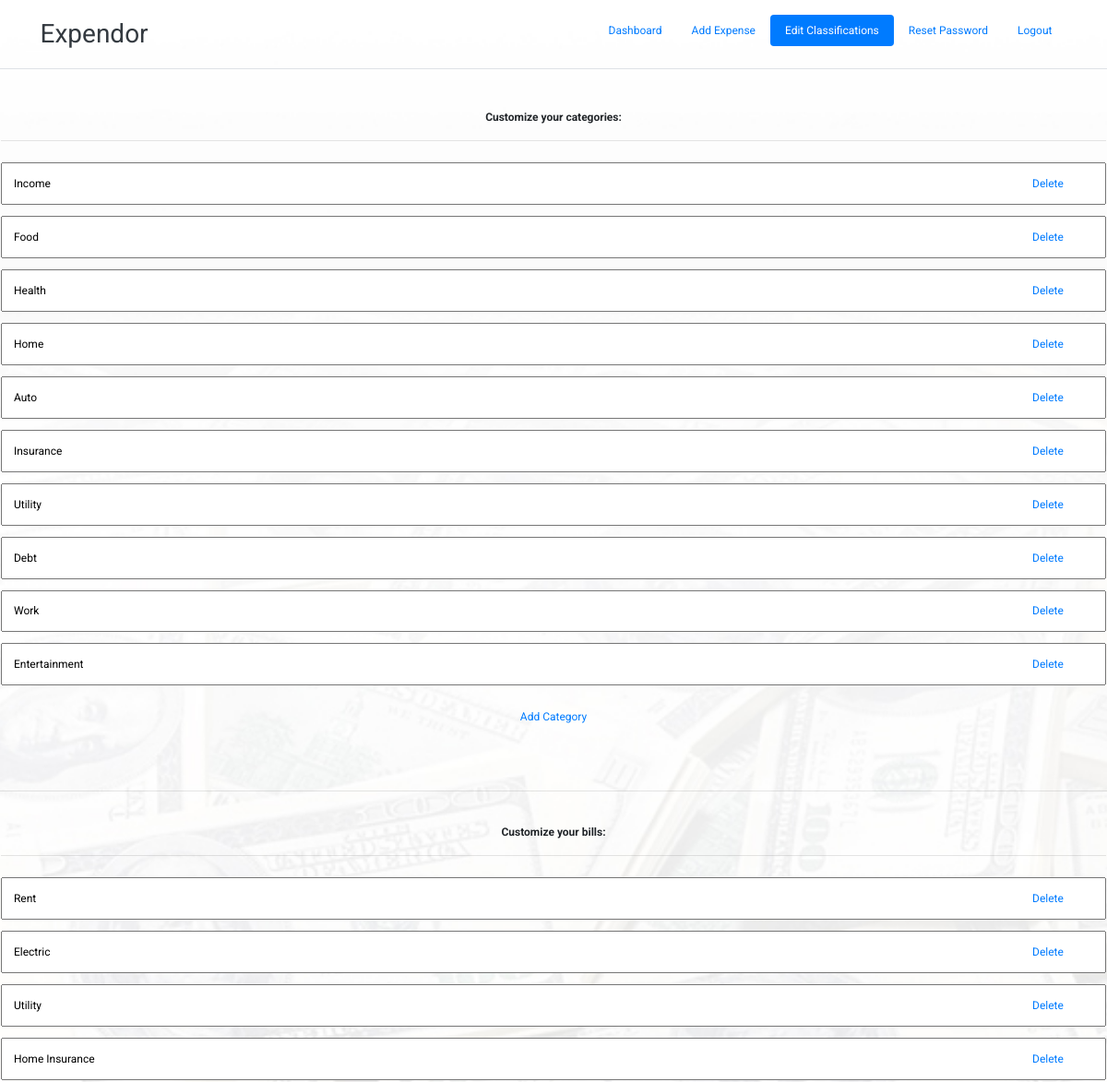
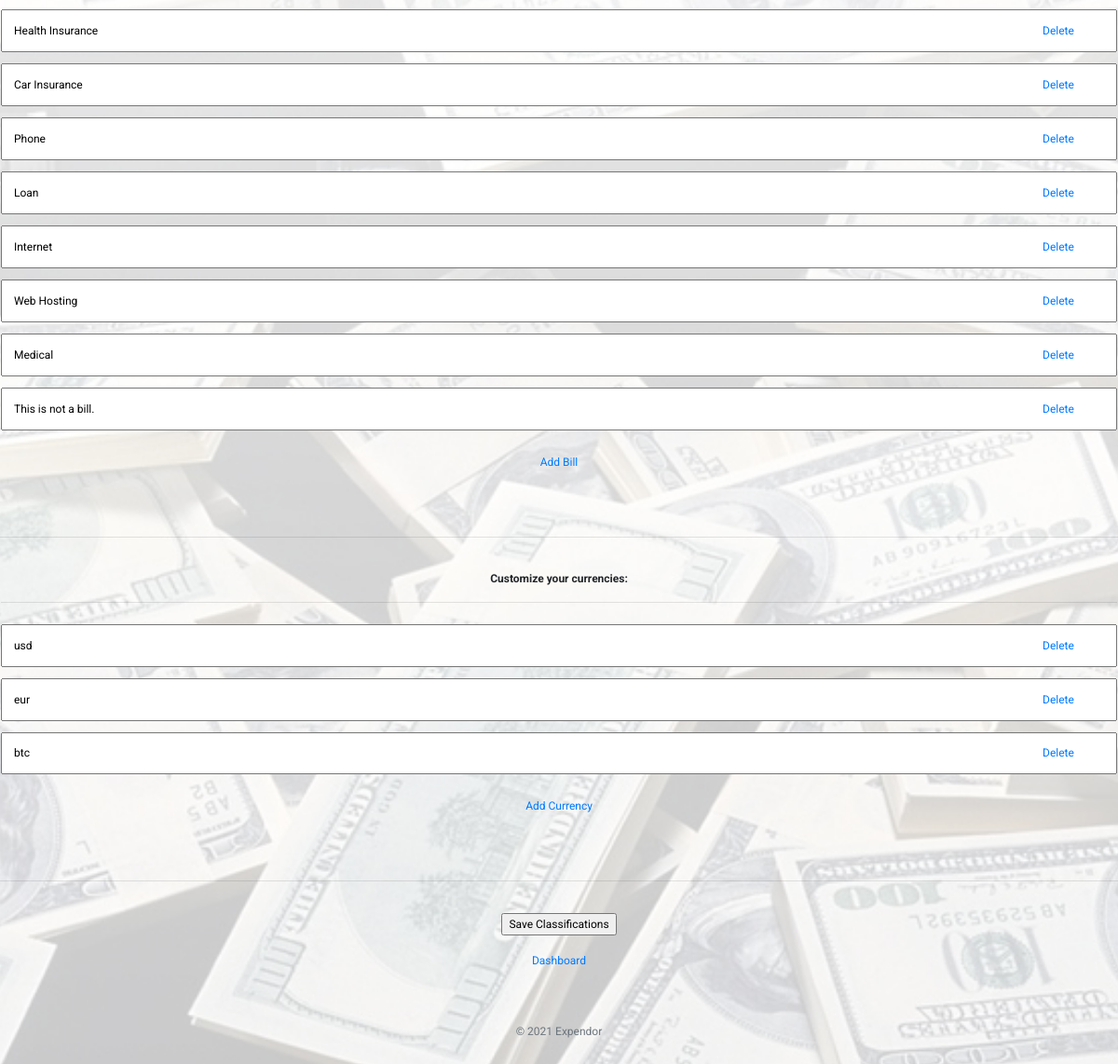
/custom/index.php (signed in), run on the app's committed database (2 pictures, top to bottom).
### tables this page shows
CREATE TABLE IF NOT EXISTS `users` (
  `id` int(11) NOT NULL AUTO_INCREMENT,
  `username` text NOT NULL,
  `password` text NOT NULL,
  `created_at` datetime NOT NULL DEFAULT CURRENT_TIMESTAMP,
  `categories` text NOT NULL,
  `bills` text NOT NULL,
  `currencies` text NOT NULL,
  PRIMARY KEY (`id`)
);

### custom/index.php (the view, shortened to what this page needs)
<?php
if(!isset($_SESSION["loggedin"]) || $_SESSION["loggedin"] !== true){
    header("location: ../login/");
    exit;
} else {
	$username = $_SESSION["username"];
}
?>
<!doctype html>
<html>
<head>
<link href="../style.css" rel="stylesheet" />
<link rel="stylesheet" href="https://stackpath.bootstrapcdn.com/bootstrap/4.5.2/css/bootstrap.min.css" />
</head>
<body>
<header class="d-flex flex-wrap justify-content-center py-3 mb-4 border-bottom">
<a href="http://localhost/expendor/" class="d-flex align-items-center mb-3 mb-md-0 me-md-auto text-dark text-decoration-none">
<span class="fs-4">Expendor</span>
</a>
<ul class="nav nav-pills">
<li class="nav-item"><a href="http://localhost/expendor/dashboard/" class="nav-link">Dashboard</a></li>
<li class="nav-item"><a href="http://localhost/expendor/add/" class="nav-link">Add Expense</a></li>
<li class="nav-item"><a href="http://localhost/expendor/custom/" class="nav-link active" aria-current="page">Edit Classifications</a></li>
<li class="nav-item"><a href="http://localhost/expendor/reset/" class="nav-link">Reset Password</a></li>
<li class="nav-item"><a href="http://localhost/expendor/logout/" class="nav-link">Logout</a></li>
</ul>
</header>
<?php
include('../header.php');
$sql = "SELECT * FROM `users` WHERE `username` = '$username'";
$result = mysqli_query($conn, $sql);
$row = mysqli_fetch_assoc($result);
$categories = explode (",", $row['categories']);
$bills = explode (",", $row['bills']);
$currencies = explode (",", $row['currencies']);
echo '<form action=' . htmlspecialchars($_SERVER["PHP_SELF"]) . ' method="post">';
echo '<table class="custom categories" align="center">';
echo '<tr><td><center><strong>Customize your categories:</strong></center><hr/></td></tr>';
foreach($categories as $key => $value):
echo '<tr><td><input type="text" name="categories[]" value="'.$value.'" /> <a class="delete" href="#">Delete</a></td></tr>';
endforeach;
echo '<tr><td><br/><a class="addCat" href="#">Add Category</a><br/><br/><br/></td></tr>';
echo '</table><br/><hr/><br/>';
echo '<table class="custom bills" align="center">';
echo '<tr><td><center><strong>Customize your bills:</strong></center><hr/></td></tr>';
foreach($bills as $key => $value):
echo '<tr><td><input type="text" name="bills[]" value="'.$value.'" /> <a class="delete" href="#">Delete</a></td></tr>';
endforeach;
echo '<tr><td><br/><a class="addBill" href="#">Add Bill</a><br/><br/><br/></td></tr>';
echo '</table><br/><hr/><br/>';
echo '<table class="custom currencies" align="center">';
echo '<tr><td><center><strong>Customize your currencies:</strong></center><hr/></td></tr>';
foreach($currencies as $key => $value):
echo '<tr><td><input type="text" name="currencies[]" value="'.$value.'" /> <a class="delete" href="#">Delete</a></td></tr>';
endforeach;
echo '<tr><td><br/><a class="addCurrency" href="#">Add Currency</a><br/><br/><br/></td></tr>';
echo '</table><br/><hr/><br/>';
echo '<center><input type="submit" value="Save Classifications" /></center></form>';
echo '<br/>';
echo '<center><a href="../dashboard/">Dashboard</a></center>';
include('../footer.php');
?>
<footer class="py-3 my-4">
    <p class="text-center text-muted">&copy; 2021 Expendor</p>
</footer>
</body>
</html>

### header.php (shortened to what this page needs)
<?php
echo '<br/>';
?>

### footer.php (shortened to what this page needs)
<?php
echo '<br/>';
?>

### style.css (style rules this page uses)
html body { font-family: 'Roboto', sans-serif; font-size: 12px; background: url('background.jpg') center center no-repeat #fff fixed; background-size: cover; }
table { width: 100%; text-align: center; }
hr { width: 100%; }
input[type=text], input[type=password], select, select option { box-sizing: border-box; width: 100%; margin: 5px 0; padding: 1%; text-align: left; }
table.custom tr { position: relative; }
table.custom tr td a.delete { position: absolute; top: 50%; transform: translate(-80px,-50%); }
header a span { width: 50vw; font-size: 28px; }

### data on the page
users: categories "Income", categories "Food", categories "Health", categories "Home", categories "Auto", categories "Insurance", categories "Utility", categories "Debt", categories "Work", categories "Entertainment", bills "Rent", bills "Electric", bills "Utility", bills "Home Insurance", bills "Health Insurance", bills "Car Insurance", bills "Phone", bills "Loan", bills "Internet", bills "Web Hosting", bills "Medical", bills "This is not a bill.", currencies "usd", currencies "eur", currencies "btc"
